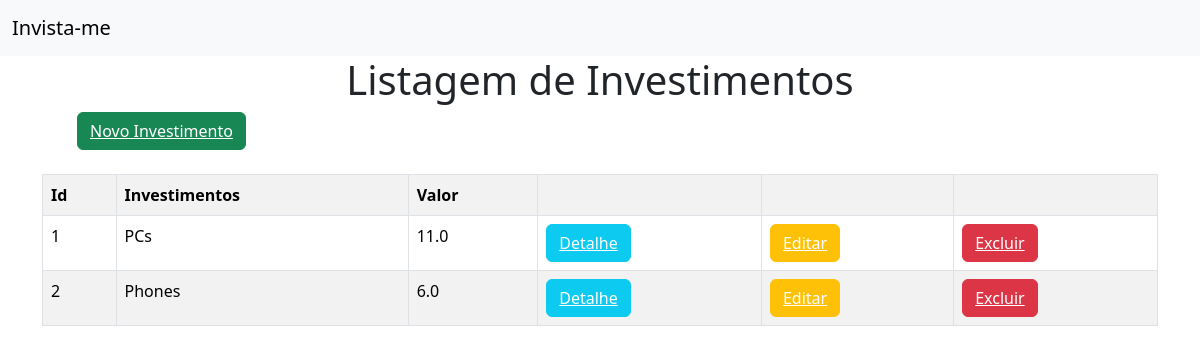
Before: / with the older database file.
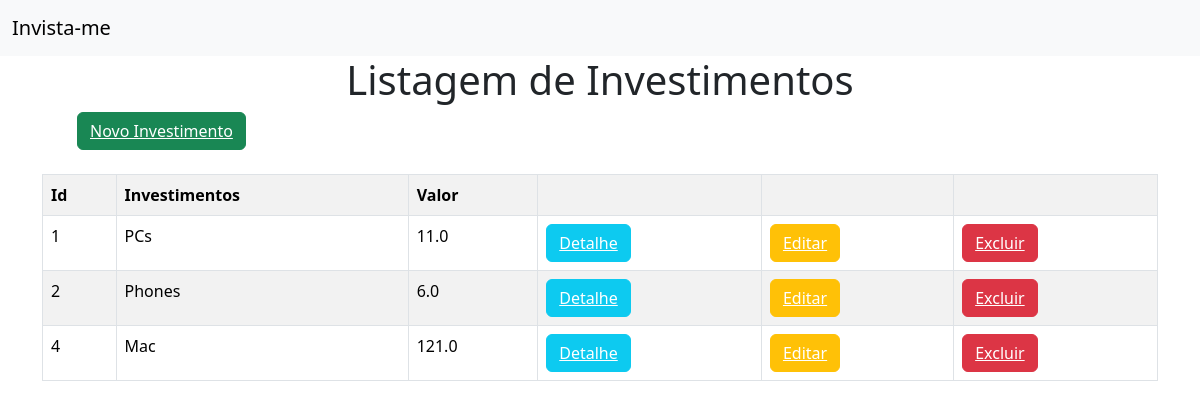
After: the same page with the newer database file.
### invista_me/models.py (models this page shows)
class Investimento(models.Model):
	Investimento = models.TextField(max_length = 255)
	valor = models.FloatField()
	pago = models.BooleanField(default = False)
	data = models.DateField(default = datetime.now)

### invista_me/views.py (the view)
# urls.py: path('',views.investimentos, name='investimentos'),
def investimentos(request):
	dados = {
		'dados':Investimento.objects.all()
	}
	return render(request,'investimentos/investimentos.html',context = dados)

### invista_me/templates/investimentos/investimentos.html
{%extends 'investimentos/base.html'%}
{% block conteudo %}
<h1 style="text-align: center;">Listagem de Investimentos</h1>
<button class="btn btn-success mb-4" style="margin-left: 77px;"><a style = 'color:white' href="{% url 'novo_investimento'%}">Novo Investimento</a></button>
<div class="container">
	<table class="table table-striped table-bordered">
	<tr>
		<th>Id</th>
		<th>Investimentos</th>
		<th>Valor</th>
		<th></th>
		<th></th>
		<th></th>
	</tr>
	{% for dado in dados %}
	<tr>
		<td>{{dado.id}}</td>
		<td>{{dado.Investimento}}</td>
		<td>{{dado.valor}}</td>
		<td><button class="btn btn-info"><a style='color:white;' href="{% url 'detalhe' dado.id %}">Detalhe</a></button></td>
		<td><button class ="btn btn-warning"><a style='color:white;' href="{% url 'editar' dado.id %}">Editar</a></button></td>
		<td><button class ="btn btn-danger"><a style='color:white;' href="{% url 'excluir' dado.id %}">Excluir</a></button></td>
	</tr>
	{% endfor %}
</table>
</div>
{% endblock %}

### invista_me/templates/investimentos/base.html (shortened to what this page needs)
<!doctype html>
<html lang="en">
  <head>
    <link href="https://cdn.jsdelivr.net/npm/bootstrap@5.3.1/dist/css/bootstrap.min.css" rel="stylesheet">
  </head>
  <body>
      <nav class="navbar bg-body-tertiary">
        <div class="container-fluid">
          <a class="navbar-brand" href="{% url 'investimentos'%}">Invista-me</a>
        </div>
      </nav>
      {% block conteudo %}
      {% endblock %}
  </body>
</html>

Changed rows visible on the page:
added Investimento: id "4", Investimento "Mac", valor "121.0"
